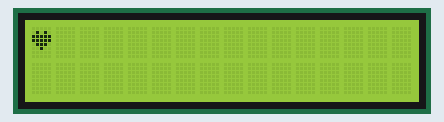
Recording of a sketch running on a simulated Arduino Uno, built with avr-gcc and run on an emulated ATmega328P. On the bench: 16×2 character LCD.

Above: at 0.1 s.
At 1.1 s:
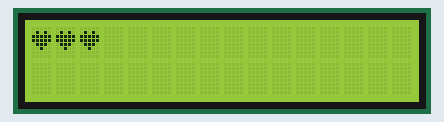
At 2.2 s:
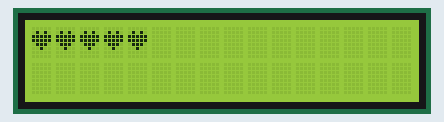
At 4.2 s:
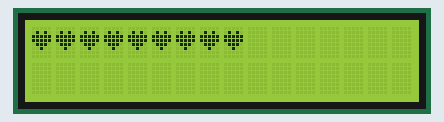
At 6.2 s:
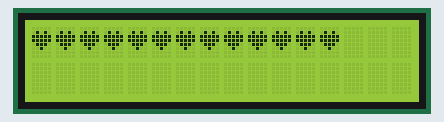
At 8.3 s:
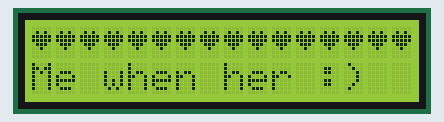

Measured:
- what the display in image 1 shows lasts 0.5 s, from 1.1 s to 1.6 s

The sketch:

LCDhearts.ino
```cpp
#include <Wire.h>
#include <LiquidCrystal_I2C.h>
//A4 for SDA, A5 for SCL

LiquidCrystal_I2C lcd(0x27,16,2);
byte heart[8] = {
0b00000,
0b01010,
0b11111,
0b11111,
0b01110,
0b00100,
0b00000,
0b00000
};

void setup() {
  // put your setup code here, to run once:
  lcd.init();
  lcd.backlight();

}

void loop() {
  // put your main code here, to run repeatedly:
  lcd.setCursor(0,0);
  for(int i=0;i<16;i++){
    lcd.createChar(0,heart);
    lcd.setCursor(i,0);
    lcd.write(0);
    //lcd.write(0);
    //lcd.write(0);
    delay(500);
    //lcd.scrollDisplayLeft();
    //delay(200);
  }
  lcd.setCursor(0,1);
  lcd.print("Me when her :)");
}
```
